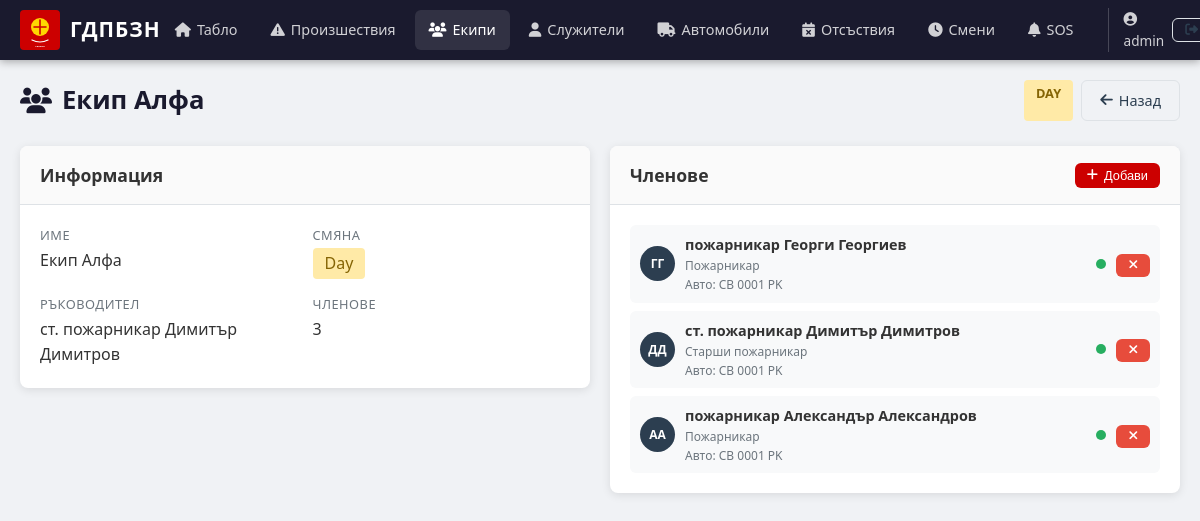
/teams/1 (signed in), run on the app's committed database.
### fire_system/models.py (models this page shows, shortened)
class User(UserMixin, db.Model):
    __tablename__ = 'users'
    id = db.Column(db.Integer, primary_key=True)
    username = db.Column(db.String(64), unique=True, nullable=False)
    email = db.Column(db.String(120), unique=True, nullable=False)
    password_hash = db.Column(db.String(256), nullable=False)
    role = db.Column(db.String(20), default='user')
    created_at = db.Column(db.DateTime, default=datetime.utcnow)
    employee = db.relationship('Employee', backref='user', uselist=False)

class Team(db.Model):
    __tablename__ = 'teams'
    id = db.Column(db.Integer, primary_key=True)
    name = db.Column(db.String(100), nullable=False)
    shift = db.Column(db.String(20), nullable=False)
    leader_id = db.Column(db.Integer, db.ForeignKey('employees.id'), nullable=True)
    is_active = db.Column(db.Boolean, default=True)
    created_at = db.Column(db.DateTime, default=datetime.utcnow)
    assignments = db.relationship('TeamAssignment', backref='team', lazy=True)
    incidents = db.relationship('Incident', backref='team', lazy=True)
    @property
    def member_count(self):
        return TeamAssignment.query.filter_by(team_id=self.id, is_active=True).count()

class Rank(db.Model):
    __tablename__ = 'ranks'
    id = db.Column(db.Integer, primary_key=True)
    name = db.Column(db.String(100), nullable=False)
    abbreviation = db.Column(db.String(10), nullable=False)
    employees = db.relationship('Employee', backref='rank', lazy=True)

class Employee(db.Model):
    __tablename__ = 'employees'
    id = db.Column(db.Integer, primary_key=True)
    user_id = db.Column(db.Integer, db.ForeignKey('users.id'), nullable=True)
    first_name = db.Column(db.String(100), nullable=False)
    last_name = db.Column(db.String(100), nullable=False)
    rank_id = db.Column(db.Integer, db.ForeignKey('ranks.id'), nullable=True)
    phone = db.Column(db.String(20), nullable=True)
    email = db.Column(db.String(120), nullable=True)
    is_active = db.Column(db.Boolean, default=True)
    photo = db.Column(db.String(255), nullable=True)
    created_at = db.Column(db.DateTime, default=datetime.utcnow)
    team_assignments = db.relationship('TeamAssignment', backref='employee', lazy=True)
    absences = db.relationship('Absence', backref='employee', lazy=True)
    tasks = db.relationship('TaskAssignment', backref='employee', lazy=True)
    team_leader = db.relationship('Team', backref='leader', lazy=True, foreign_keys='Team.leader_id')
    @property
    def full_name(self):
        rank_abbr = f"{self.rank.abbreviation} " if self.rank else ""
        return f"{rank_abbr}{self.first_name} {self.last_name}"
    @property
    def current_status(self):
        active_absence = Absence.query.filter(
            Absence.employee_id == self.id,
            Absence.start_date <= date.today(),
            Absence.end_date >= date.today(),
            Absence.status == 'approved'
        ).first()
        if active_absence:
            return f"in_{active_absence.absence_type}"
        return "available"

class TeamAssignment(db.Model):
    __tablename__ = 'team_assignments'
    id = db.Column(db.Integer, primary_key=True)
    team_id = db.Column(db.Integer, db.ForeignKey('teams.id'), nullable=False)
    employee_id = db.Column(db.Integer, db.ForeignKey('employees.id'), nullable=False)
    vehicle_id = db.Column(db.Integer, db.ForeignKey('vehicles.id'), nullable=True)
    is_active = db.Column(db.Boolean, default=True)
    assigned_at = db.Column(db.DateTime, default=datetime.utcnow)

class Vehicle(db.Model):
    __tablename__ = 'vehicles'
    id = db.Column(db.Integer, primary_key=True)
    registration = db.Column(db.String(20), unique=True, nullable=False)
    model = db.Column(db.String(100), nullable=False)
    type = db.Column(db.String(50), nullable=False)
    is_active = db.Column(db.Boolean, default=True)
    gps_device_id = db.Column(db.String(100), nullable=True)
    created_at = db.Column(db.DateTime, default=datetime.utcnow)
    team_assignments = db.relationship('TeamAssignment', backref='vehicle', lazy=True)

### fire_system/app.py (the view)
@app.route('/teams/<int:id>')
@login_required
def team_detail(id):
    team = Team.query.get_or_404(id)
    employees = Employee.query.filter_by(is_active=True).all()
    vehicles = Vehicle.query.filter_by(is_active=True).all()
    return render_template('teams/detail.html', team=team, employees=employees, vehicles=vehicles)

### fire_system/app.py (called while the page is built)
@login_manager.user_loader
def load_user(user_id):
    return User.query.get(int(user_id))

@app.context_processor
def inject_now():
    return {
        'now': datetime.utcnow(),
        'today': date.today(),
        'active_incidents': Incident.query.filter(
            Incident.status.in_(['reported', 'dispatched', 'on_scene', 'in_progress'])
        ).count()
    }

### fire_system/templates/teams/detail.html (shortened to what this page needs)
{% extends "base.html" %}
{% block content %}
<div class="page-header">
    <h1><i class="fas fa-users"></i> {{ team.name }}</h1>
    <div class="header-actions">
        <span class="shift-badge shift-{{ team.shift }}">{{ team.shift|upper }}</span>
        <a href="{{ url_for('team_list') }}" class="btn btn-outline"><i class="fas fa-arrow-left"></i> Назад</a>
    </div>
</div>
<div class="row">
    <div class="col-6">
        <div class="card">
            <div class="card-header"><h2>Информация</h2></div>
            <div class="card-body">
                <div class="info-grid">
                    <div class="info-item">
                        <label>Име</label>
                        <span>{{ team.name }}</span>
                    </div>
                    <div class="info-item">
                        <label>Смяна</label>
                        <span class="shift-badge shift-{{ team.shift }}">{{ team.shift|title }}</span>
                    </div>
                    <div class="info-item">
                        <label>Ръководител</label>
                        <span>{{ team.leader.full_name if team.leader else '—' }}</span>
                    </div>
                    <div class="info-item">
                        <label>Членове</label>
                        <span>{{ team.member_count }}</span>
                    </div>
                </div>
            </div>
        </div>
    </div>
    <div class="col-6">
        <div class="card">
            <div class="card-header">
                <h2>Членове</h2>
                {% if current_user.role == 'admin' %}
                <button class="btn btn-sm btn-primary" onclick="showAssignForm()">
                    <i class="fas fa-plus"></i> Добави
                </button>
                {% endif %}
            </div>
            <div class="card-body">
                <div class="member-list">
                    {% for ta in team.assignments %}
                    {% if ta.is_active %}
                    <div class="member-item">
                        <div class="member-avatar">{{ ta.employee.first_name[0] }}{{ ta.employee.last_name[0] }}</div>
                        <div class="member-info">
                            <strong>{{ ta.employee.full_name }}</strong>
                            <small>{{ ta.employee.rank.name if ta.employee.rank else '' }}</small>
                            {% if ta.vehicle %}
                            <small>Авто: {{ ta.vehicle.registration }}</small>
                            {% endif %}
                        </div>
                        <span class="member-status {{ ta.employee.current_status }}"></span>
                        {% if current_user.role == 'admin' %}
                        <form method="POST" action="{{ url_for('team_unassign', team_id=team.id, assignment_id=ta.id) }}" style="display:inline">
                            <button type="submit" class="btn btn-sm btn-danger"><i class="fas fa-times"></i></button>
                        </form>
                        {% endif %}
                    </div>
                    {% endif %}
                    {% endfor %}
                </div>
            </div>
        </div>
    </div>
</div>
{% endblock %}

### fire_system/templates/base.html (shortened to what this page needs)
<!DOCTYPE html>
<html lang="bg">
<head>
    <link rel="stylesheet" href="{{ url_for('static', filename='css/style.css') }}">
    <link rel="stylesheet" href="https://unpkg.com/leaflet@1.9.4/dist/leaflet.css" />
    <link rel="stylesheet" href="https://cdnjs.cloudflare.com/ajax/libs/font-awesome/6.5.1/css/all.min.css">
</head>
<body>
    {% if current_user.is_authenticated %}
    <nav class="navbar">
        <div class="nav-brand">
            <a href="{{ url_for('dashboard') }}">
                <img src="{{ url_for('static', filename='img/logo.svg') }}" alt="ГДПБЗН" height="40">
                <span class="nav-title">ГДПБЗН</span>
            </a>
        </div>
        <div class="nav-menu">
            <a href="{{ url_for('dashboard') }}" class="nav-link {% if request.endpoint == 'dashboard' %}active{% endif %}">
                <i class="fas fa-home"></i> Табло
            </a>
            <a href="{{ url_for('incident_list') }}" class="nav-link {% if request.endpoint and 'incident' in request.endpoint and request.endpoint != 'incident_create' %}active{% endif %}">
                <i class="fas fa-exclamation-triangle"></i> Произшествия
            </a>
            <a href="{{ url_for('team_list') }}" class="nav-link {% if request.endpoint and 'team' in request.endpoint %}active{% endif %}">
                <i class="fas fa-users"></i> Екипи
            </a>
            <a href="{{ url_for('employee_list') }}" class="nav-link {% if request.endpoint and 'employee' in request.endpoint %}active{% endif %}">
                <i class="fas fa-user"></i> Служители
            </a>
            <a href="{{ url_for('vehicle_list') }}" class="nav-link {% if request.endpoint and 'vehicle' in request.endpoint %}active{% endif %}">
                <i class="fas fa-truck"></i> Автомобили
            </a>
            <a href="{{ url_for('absence_list') }}" class="nav-link {% if request.endpoint and 'absence' in request.endpoint %}active{% endif %}">
                <i class="fas fa-calendar-times"></i> Отсъствия
            </a>
            <a href="{{ url_for('shift_list') }}" class="nav-link {% if request.endpoint and 'shift' in request.endpoint %}active{% endif %}">
                <i class="fas fa-clock"></i> Смени
            </a>
            <a href="{{ url_for('sos_list') }}" class="nav-link sos-link {% if request.endpoint and 'sos' in request.endpoint %}active{% endif %}">
                <i class="fas fa-bell"></i> SOS
            </a>
            <div class="nav-user">
                <span class="user-name"><i class="fas fa-user-circle"></i> {{ current_user.username }}</span>
                <a href="{{ url_for('logout') }}" class="btn btn-sm btn-outline"><i class="fas fa-sign-out-alt"></i></a>
            </div>
        </div>
    </nav>
    {% endif %}
    <main class="container">
        {% block content %}{% endblock %}
    </main>
</body>
</html>

### fire_system/static/css/style.css (style rules this page uses)
:root { --primary: #cc0000; --primary-dark: #990000; --primary-light: #ff3333; --secondary: #2c3e50; --secondary-light: #34495e; --success: #27ae60; --warning: #f39c12; --danger: #e74c3c; --info: #2980b9; --dark: #1a1a2e; --light: #f8f9fa; --gray: #6c757d; --border: #dee2e6; --shadow: 0 2px 10px rgba(0,0,0,0.1); --radius: 8px; --transition: all 0.3s ease; }
* { margin: 0; padding: 0; box-sizing: border-box; }
body { font-family: 'Segoe UI', system-ui, -apple-system, sans-serif; background: #f0f2f5; color: #333; line-height: 1.6; }
.container { max-width: 1400px; margin: 0 auto; padding: 20px; }
.navbar { background: var(--dark); color: white; padding: 0 20px; display: flex; align-items: center; justify-content: space-between; height: 60px; position: sticky; top: 0; z-index: 1000; box-shadow: 0 2px 8px rgba(0,0,0,0.3); }
.nav-brand a { display: flex; align-items: center; gap: 10px; color: white; text-decoration: none; }
.nav-title { font-size: 1.3rem; font-weight: 700; letter-spacing: 1px; }
.nav-menu { display: flex; align-items: center; gap: 5px; }
.nav-link { color: rgba(255,255,255,0.8); text-decoration: none; padding: 8px 14px; border-radius: 6px; font-size: 0.9rem; transition: var(--transition); display: flex; align-items: center; gap: 6px; }
.nav-link:hover, .nav-link.active { background: rgba(255,255,255,0.1); color: white; }
.sos-link { animation: sosPulse 2s infinite; }
.nav-user { display: flex; align-items: center; gap: 8px; margin-left: 15px; padding-left: 15px; border-left: 1px solid rgba(255,255,255,0.2); }
.user-name { font-size: 0.85rem; color: rgba(255,255,255,0.8); }
.card { background: white; border-radius: var(--radius); box-shadow: var(--shadow); margin-bottom: 20px; overflow: hidden; }
.card-header { padding: 15px 20px; border-bottom: 1px solid var(--border); display: flex; align-items: center; justify-content: space-between; background: #fafafa; }
.card-header h2, .card-header h3 { font-size: 1.1rem; font-weight: 600; display: flex; align-items: center; gap: 8px; }
.card-body { padding: 20px; }
.page-header { display: flex; align-items: center; justify-content: space-between; margin-bottom: 25px; flex-wrap: wrap; gap: 10px; }
.page-header h1 { font-size: 1.6rem; font-weight: 700; color: var(--dark); display: flex; align-items: center; gap: 10px; }
.header-actions { display: flex; gap: 8px; flex-wrap: wrap; }
.btn { display: inline-flex; align-items: center; gap: 6px; padding: 8px 18px; border: none; border-radius: 6px; font-size: 0.9rem; font-weight: 500; cursor: pointer; text-decoration: none; transition: var(--transition); }
.btn-sm { padding: 5px 12px; font-size: 0.8rem; }
.btn-primary { background: var(--primary); color: white; }
.btn-danger { background: var(--danger); color: white; }
.btn-outline { background: transparent; color: var(--secondary); border: 1px solid var(--border); }
.row { display: flex; gap: 20px; flex-wrap: wrap; }
.col-6 { flex: 0 0 calc(50% - 10px); min-width: 300px; }
.shift-badge { display: inline-block; padding: 3px 12px; border-radius: 4px; font-size: 0.8rem; font-weight: 700; }
.shift-day { background: #ffeaa7; color: #856404; }
.info-grid { display: grid; grid-template-columns: 1fr 1fr; gap: 15px; }
.info-item label { display: block; font-size: 0.8rem; color: var(--gray); margin-bottom: 2px; text-transform: uppercase; letter-spacing: 0.5px; }
.info-item span { font-size: 1rem; font-weight: 500; }
.member-list { display: flex; flex-direction: column; gap: 8px; }
.member-item { display: flex; align-items: center; gap: 10px; padding: 8px 10px; border-radius: 6px; background: var(--light); }
.member-avatar { width: 35px; height: 35px; border-radius: 50%; background: var(--secondary); color: white; display: flex; align-items: center; justify-content: center; font-size: 0.75rem; font-weight: 600; flex-shrink: 0; }
.member-info { flex: 1; }
.member-info strong { display: block; font-size: 0.9rem; }
.member-info small { color: var(--gray); font-size: 0.75rem; display: block; }
.member-status { width: 10px; height: 10px; border-radius: 50%; flex-shrink: 0; }
.member-status.available { background: var(--success); }

### data on the page
User: username "admin"
Team: name "Екип Алфа", shift "DAY", shift "Day"
Rank: leader "ст. пожарникар Димитър Димитров"
TeamAssignment: employee "Г", employee.full_name "пожарникар Георги Георгиев", employee.rank "Пожарникар", vehicle.registration "CB 0001 PK"
TeamAssignment: employee "Д", employee.full_name "ст. пожарникар Димитър Димитров", employee.rank "Старши пожарникар", vehicle.registration "CB 0001 PK"
TeamAssignment: employee "А", employee.full_name "пожарникар Александър Александров", employee.rank "Пожарникар", vehicle.registration "CB 0001 PK"

### other printed values
{{ team.member_count }} "3"
